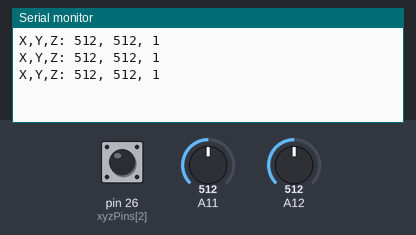
A sketch run on a simulated Arduino Mega 2560, built with avr-gcc and run on an emulated ATmega2560. On the bench: the last lines printed to the serial monitor. The test bench sets the inputs (shaded band); at power-on: A11 = 512, A12 = 512, pin 26 (xyzPins[2]) HIGH.

Above: at 1.3 s.
1.4 s: A11 set to 716
At 1.9 s:
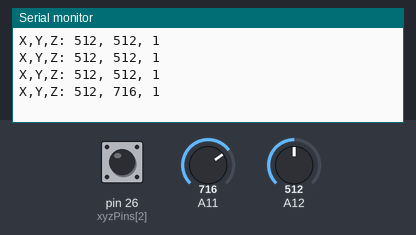
2.9 s: A12 set to 716
At 3.4 s:
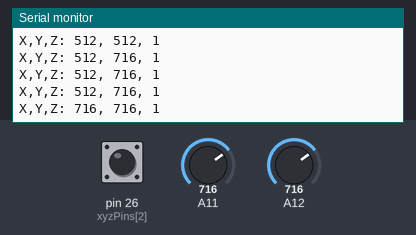
4.4 s: pin 26 (xyzPins[2]) pulled LOW for 0.6 s
At 4.9 s:
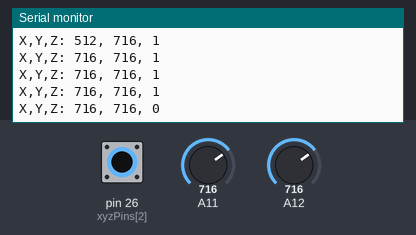
6.5 s: A11 set to 900
At 6.9 s:
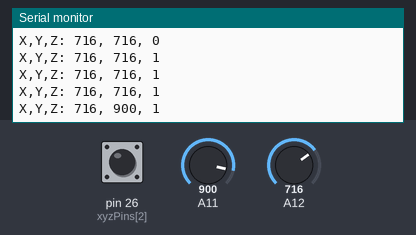
8.0 s: pin 26 (xyzPins[2]) pulled LOW for 1 s
At 8.4 s:
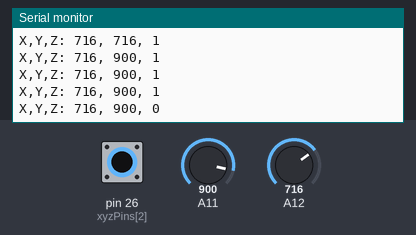
10.5 s: A12 set to 900
At 10.9 s:
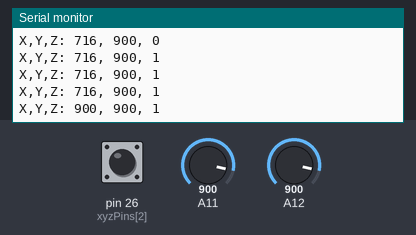
Timing chart, 0 to 13.0 s (numbered marks = the images above; inputs shaded):
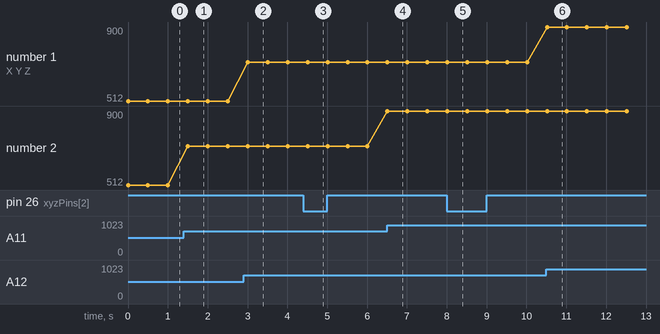

Measured:
- after the input at 1.4 s, the serial monitor: prints a new line after 0.10 s (image 1)
- after the input at 2.9 s, the serial monitor: prints a new line after 0.11 s (image 2)
- after the input at 4.4 s, the serial monitor: prints a new line after 0.11 s (image 3)
- after the input at 6.5 s, the serial monitor: prints a new line at once (image 4)
- after the input at 8.0 s, the serial monitor: prints a new line at once (image 5)
- after the input at 10.5 s, the serial monitor: prints a new line at once (image 6)
- plotted number 2: 512 → 716 after the input at 1.4 s, 716 → 900 after the input at 6.5 s

The sketch:

Sketch_13.1_Joystick.ino
```cpp
/**********************************************************************
  Filename    : Joystick
  Description : Read data from joystick.
  Auther      : www.freenove.com
  Modification: 2021/10/13
**********************************************************************/
int xyzPins[] = {28, 27, 26};   //x,y,z pins
void setup() {
  Serial.begin(115200);
  pinMode(xyzPins[2], INPUT_PULLUP);   //z axis is a button.
}

void loop() {
  int xVal = analogRead(xyzPins[0]);
  int yVal = analogRead(xyzPins[1]);
  int zVal = digitalRead(xyzPins[2]);
  Serial.println("X,Y,Z: " + String(xVal) + ", " +  String(yVal) + ", " + String(zVal));
  delay(500);
}
```
